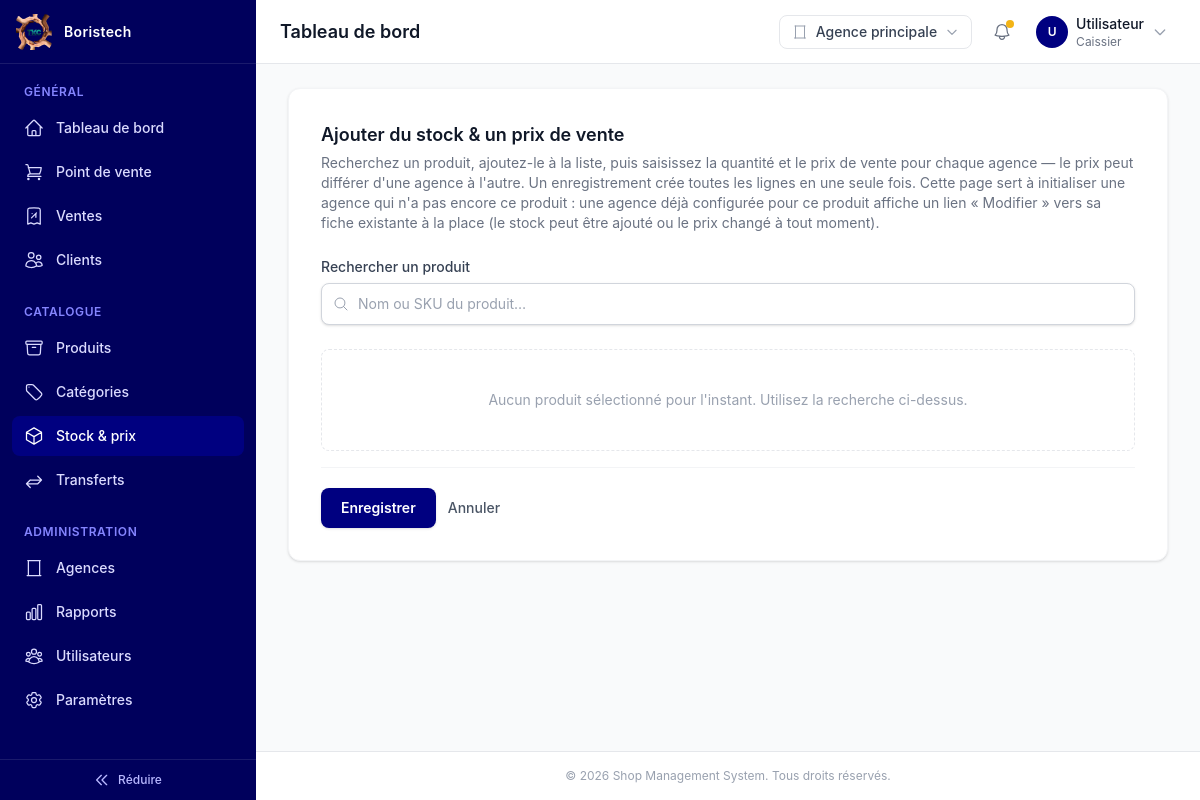
/products/stock/ajouter/ (signed in), run on the app's committed database.
### general/models.py (models this page shows, shortened)
class BaseModel(models.Model):
    id = models.UUIDField(
        primary_key=True,
        default=uuid.uuid4,
        editable=False,
        help_text="Identifiant unique (UUID) de l'enregistrement.",
    )
    created_at = models.DateTimeField(
        auto_now_add=True,
        db_index=True,
        help_text="Date et heure de création de l'enregistrement.",
    )
    updated_at = models.DateTimeField(
        auto_now=True,
        help_text="Date et heure de la dernière modification.",
    )
    class Meta:
        abstract = True
        ordering = ["-created_at"]

class ParametresEntreprise(BaseModel):
    SINGLETON_ID = uuid.UUID(int=1)
    nom = models.CharField(
        max_length=150,
        help_text="Raison sociale affichée sur les reçus et l'en-tête de l'application.",
    )
    logo = models.ImageField(
        upload_to="entreprise/",
        blank=True,
        null=True,
        help_text="Logo affiché sur les reçus et l'en-tête de l'application.",
    )
    slogan = models.CharField(
        max_length=255,
        blank=True,
        help_text="Slogan de l'entreprise.",
    )
    adresse = models.CharField(
        max_length=255,
        blank=True,
        help_text="Adresse du siège social.",
    )
    telephone = models.CharField(
        max_length=30,
        blank=True,
        help_text="Téléphone de contact principal.",
    )
    email = models.EmailField(
        blank=True,
        help_text="Email de contact principal.",
    )
    site_web = models.URLField(
        blank=True,
        help_text="Site web de l'entreprise.",
    )
    tax_id = models.CharField(
        max_length=50,
        blank=True,
        help_text="Numéro fiscal / identifiant contribuable, affiché sur les reçus.",
    )
    devise = models.CharField(
        max_length=10,
        default="FCFA",
        help_text="Symbole monétaire utilisé dans toute l'application.",
    )
    note_pied_page = models.TextField(
        blank=True,
        help_text="Note affichée en bas des reçus (conditions, remerciements...).",
    )
    class Meta(BaseModel.Meta):
        verbose_name = "Paramètres de l'entreprise"
        verbose_name_plural = "Paramètres de l'entreprise"
    @classmethod
    def load(cls) -> "ParametresEntreprise":
        obj: Optional["ParametresEntreprise"] = cache.get("parametres_entreprise")
        if obj is None:
            obj, _created = cls.objects.get_or_create(
                pk=cls.SINGLETON_ID, defaults={"nom": "Ma Boutique"}
            )
            cache.set("parametres_entreprise", obj, None)
        return obj

### products/views/stock_views.py (the view, shortened to what this page needs)
# urls.py: path("stock/ajouter/", StockPriceCreateView.as_view(), name="stock_create"),
class StockPriceCreateView(LoginRequiredMixin, StockAccessMixin, TemplateView):
    template_name = "dashboard/pages/admin/products/stock/stock_form.html"
    def get_context_data(self, **kwargs: Any) -> Dict[str, Any]:
        context = super().get_context_data(**kwargs)
        agences = list(get_agences_autorisees(self.request.user))
        context["agences"] = agences
        context["agences_json"] = json.dumps([{"id": str(a.pk), "nom": a.nom} for a in agences])
        return context

### general/context_processors.py (called while the page is built)
def parametres_entreprise(request: HttpRequest) -> Dict[str, Any]:
    return {"parametres": ParametresEntreprise.load()}

### general/templatetags/nav_tags.py (called while the page is built)
@register.simple_tag(takes_context=True)
def dashboard_url(context: Dict[str, Any]) -> str:
    request = context["request"]
    if not request.user.is_authenticated:
        return ""
    return resolve_dashboard_url(request.user)

@register.simple_tag(takes_context=True)
def nav_active(context: Dict[str, Any], *view_names: str) -> str:
    request = context["request"]
    match = getattr(request, "resolver_match", None)
    current_view_name = getattr(match, "view_name", None) if match else None
    return ACTIVE_CLASSES if current_view_name in view_names else INACTIVE_CLASSES

### general/utils.py (called while the page is built)
def resolve_dashboard_url(user: Any) -> str:
    from django.urls import reverse  # import local : évite un cycle au chargement des apps
    if not getattr(user, "is_admin", False):
        agence = getattr(user, "agence", None)
        if agence is not None:
            return reverse("general:agence_dashboard", kwargs={"agence_slug": agence.slug})
    return reverse("general:dashboard")

### products/views/stock_views.py (called while the page is built)
def get_agences_autorisees(user) -> QuerySet[Agence]:
    if getattr(user, "is_admin", False):
        return Agence.objects.filter(actif=True).order_by("nom")
    if getattr(user, "is_responsable_agence", False) and user.agence_id:
        return Agence.objects.filter(pk=user.agence_id, actif=True)
    return Agence.objects.none()

    def test_func(self) -> bool:
        user = self.request.user
        return getattr(user, "is_admin", False) or getattr(user, "is_responsable_agence", False)

### users/models.py (called while the page is built)
    @property
    def is_admin(self) -> bool:
        return self.role == Role.ADMIN

    @property
    def is_responsable_agence(self) -> bool:
        return self.role == Role.RESPONSABLE_AGENCE

### templates/dashboard/pages/admin/products/stock/stock_form.html (shortened to what this page needs)
{% extends "dashboard/base.html" %}
{% block content %}
<div class="mx-auto max-w-4xl space-y-6">
  <div class="rounded-xl border border-gray-100 bg-white p-6 shadow-sm sm:p-8">
    <div class="mb-6">
      <h2 class="text-lg font-semibold text-gray-900">Ajouter du stock &amp; un prix de vente</h2>
      <p class="mt-1 text-sm text-gray-500">
        Recherchez un produit, ajoutez-le à la liste, puis saisissez la quantité et le prix de vente
        pour chaque agence — le prix peut différer d'une agence à l'autre. Un enregistrement crée
        toutes les lignes en une seule fois. Cette page sert à initialiser une agence qui n'a pas
        encore ce produit : une agence déjà configurée pour ce produit affiche un lien « Modifier »
        vers sa fiche existante à la place (le stock peut être ajouté ou le prix changé à tout moment).
      </p>
    </div>
    {% if not agences %}
      <div class="rounded-lg border border-amber-200 bg-amber-50 px-4 py-3 text-sm text-amber-800">
        Aucune agence disponible pour votre compte. Contactez un administrateur si vous pensez que
        c'est une erreur.
      </div>
    {% else %}
      <div class="relative">
        <label for="stock-search-input" class="mb-1.5 block text-sm font-medium text-gray-700">Rechercher un produit</label>
        <div class="relative">
          <span class="pointer-events-none absolute inset-y-0 left-0 flex items-center pl-3 text-gray-400">
          </span>
          <input type="text" id="stock-search-input" autocomplete="off" placeholder="Nom ou SKU du produit…"
            class="block w-full rounded-lg border border-gray-300 bg-white py-2.5 pl-9 pr-3 text-sm text-gray-900 placeholder-gray-400 shadow-sm focus:border-primary-600 focus:outline-none focus:ring-2 focus:ring-primary-600/30">
        </div>
      </div>
      <form method="post" id="stock-form" class="mt-6 space-y-4">
        <div id="stock-empty-state" class="rounded-lg border border-dashed border-gray-200 px-4 py-10 text-center text-sm text-gray-400">
          Aucun produit sélectionné pour l'instant. Utilisez la recherche ci-dessus.
        </div>
        <div class="flex items-center gap-3 border-t border-gray-100 pt-5">
          <button type="submit" class="flex items-center justify-center rounded-lg bg-primary-800 px-5 py-2.5 text-sm font-semibold text-white shadow-sm transition hover:bg-primary-900 focus:outline-none focus:ring-2 focus:ring-secondary-500 focus:ring-offset-2">
            Enregistrer
          </button>
          <a href="{% url 'products:stock_list' %}" class="text-sm font-medium text-gray-600 hover:text-gray-900">Annuler</a>
        </div>
      </form>
    {% endif %}
  </div>
</div>
{% endblock %}

### templates/dashboard/include/_sidebar.html (shortened to what this page needs)
{% load static %}
{% load nav_tags %}
<aside id="sidebar"
      class="fixed inset-y-0 left-0 z-40 flex w-72 flex-col bg-primary-900 text-white transition-transform duration-300 ease-in-out lg:sticky lg:top-0 lg:h-screen lg:w-[var(--sidebar-w)] lg:shrink-0 lg:transition-[width]">
      <div class="flex h-16 shrink-0 items-center gap-3 border-b border-white/10 px-4">
        {% if parametres.logo %}
          <img src="{{ parametres.logo.url }}" alt="{{ parametres.nom }}" class="h-9 w-9 shrink-0 rounded-lg object-cover">
        {% else %}
          <div class="flex h-9 w-9 shrink-0 items-center justify-center rounded-lg bg-secondary-500 text-sm font-bold text-primary-900">
            {{ parametres.nom|slice:":2"|upper }}
          </div>
        {% endif %}
        <span class="brand-label truncate text-sm font-semibold tracking-wide">{{ parametres.nom }}</span>
      </div>
      <nav class="flex-1 space-y-6 overflow-y-auto px-3 py-5">
        <div>
          <p class="nav-group-label px-3 pb-2 text-xs font-semibold uppercase tracking-wider text-primary-300">Général</p>
          <ul class="space-y-1">
            <li>
              <a href="{% dashboard_url %}" title="Tableau de bord"
                 class="nav-link flex items-center gap-3 rounded-lg px-3 py-2.5 text-sm font-medium {% nav_active 'general:dashboard' 'general:agence_dashboard' %}">
                <span class="nav-label">Tableau de bord</span>
              </a>
            </li>
            <li>
              <a href="#" title="Point de vente"
                 class="nav-link flex items-center gap-3 rounded-lg px-3 py-2.5 text-sm font-medium text-primary-100 hover:bg-primary-800 hover:text-white">
                <span class="nav-label">Point de vente</span>
              </a>
            </li>
            <li>
              <a href="#" title="Ventes"
                 class="nav-link flex items-center gap-3 rounded-lg px-3 py-2.5 text-sm font-medium text-primary-100 hover:bg-primary-800 hover:text-white">
                <span class="nav-label">Ventes</span>
              </a>
            </li>
            <li>
              <a href="#" title="Clients"
                 class="nav-link flex items-center gap-3 rounded-lg px-3 py-2.5 text-sm font-medium text-primary-100 hover:bg-primary-800 hover:text-white">
                <span class="nav-label">Clients</span>
              </a>
            </li>
          </ul>
        </div>
        {% if request.user.is_responsable_agence or request.user.is_admin %}
        <div>
          <p class="nav-group-label px-3 pb-2 text-xs font-semibold uppercase tracking-wider text-primary-300">Catalogue</p>
          <ul class="space-y-1">
            <li>
              <a href="{% url 'products:produit_list' %}" title="Produits"
                 class="nav-link flex items-center gap-3 rounded-lg px-3 py-2.5 text-sm font-medium {% nav_active 'products:produit_list' 'products:produit_create' 'products:produit_update' 'products:produit_import' %}">
                <span class="nav-label">Produits</span>
              </a>
            </li>
            <li>
              <a href="{% url 'products:categorie_list' %}" title="Catégories"
                 class="nav-link flex items-center gap-3 rounded-lg px-3 py-2.5 text-sm font-medium {% nav_active 'products:categorie_list' 'products:categorie_create' 'products:categorie_update' 'products:categorie_import' %}">
                <span class="nav-label">Catégories</span>
              </a>
            </li>
            <li>
              <a href="{% url 'products:stock_list' %}" title="Stock &amp; prix par agence"
                 class="nav-link flex items-center gap-3 rounded-lg px-3 py-2.5 text-sm font-medium {% nav_active 'products:stock_list' 'products:stock_create' %}">
                <svg class="h-5 w-5 shrink-0" fill="none" viewBox="0 0 24 24" stroke="currentColor" stroke-width="1.5"><path stroke-linecap="round" stroke-linejoin="round" d="M21 7.5l-9-5.25L3 7.5m18 0l-9 5.25m9-5.25v9l-9 5.25M3 7.5l9 5.25M3 7.5v9l9 5.25m0-9v9" /></svg>
                <span class="nav-label">Stock &amp; prix</span>
              </a>
            </li>
            <li>
              <a href="#" title="Transferts de stock"
                 class="nav-link flex items-center gap-3 rounded-lg px-3 py-2.5 text-sm font-medium text-primary-100 hover:bg-primary-800 hover:text-white">
                <svg class="h-5 w-5 shrink-0" fill="none" viewBox="0 0 24 24" stroke="currentColor" stroke-width="1.5"><path stroke-linecap="round" stroke-linejoin="round" d="M7.5 21L3 16.5m0 0L7.5 12M3 16.5h13.5m0-9L21 12m0 0l-4.5 4.5M21 12H7.5" /></svg>
                <span class="nav-label">Transferts</span>
              </a>
            </li>
          </ul>
        </div>
        {% endif %}
        {% if request.user.is_admin %}
        <div>
          <p class="nav-group-label px-3 pb-2 text-xs font-semibold uppercase tracking-wider text-primary-300">Administration</p>
          <ul class="space-y-1">
            <li>
              <a href="{% url 'general:agence_list' %}" title="Agences"
                 class="nav-link flex items-center gap-3 rounded-lg px-3 py-2.5 text-sm font-medium {% nav_active 'general:agence_list' 'general:agence_create' 'general:agence_update' %}">
                <svg class="h-5 w-5 shrink-0" fill="none" viewBox="0 0 24 24" stroke="currentColor" stroke-width="1.5"><path stroke-linecap="round" stroke-linejoin="round" d="M3.75 21h16.5M4.5 3h15M5.25 3v18m13.5-18v18" /></svg>
                <span class="nav-label">Agences</span>
              </a>
            </li>
            <li>
              <a href="#" title="Rapports &amp; comparaison"
                 class="nav-link flex items-center gap-3 rounded-lg px-3 py-2.5 text-sm font-medium text-primary-100 hover:bg-primary-800 hover:text-white">
                <span class="nav-label">Rapports</span>
              </a>
            </li>
            <li>
              <a href="#" title="Utilisateurs"
                 class="nav-link flex items-center gap-3 rounded-lg px-3 py-2.5 text-sm font-medium text-primary-100 hover:bg-primary-800 hover:text-white">
                <span class="nav-label">Utilisateurs</span>
              </a>
            </li>
            <li>
              <a href="{% url 'general:parametres' %}" title="Paramètres"
                 class="nav-link flex items-center gap-3 rounded-lg px-3 py-2.5 text-sm font-medium {% nav_active 'general:parametres' %}">
                <span class="nav-label">Paramètres</span>
              </a>
            </li>
          </ul>
        </div>
        {% endif %}
      </nav>
      <button id="collapseToggle" type="button"
        class="hidden lg:flex items-center justify-center gap-2 border-t border-white/10 px-3 py-3 text-xs font-medium text-primary-200 hover:bg-primary-800 hover:text-white">
        <svg id="collapseIcon" class="h-4 w-4 shrink-0 transition-transform duration-300" fill="none" viewBox="0 0 24 24" stroke="currentColor" stroke-width="2"><path stroke-linecap="round" stroke-linejoin="round" d="M11 19l-7-7 7-7m8 14l-7-7 7-7" /></svg>
        <span class="nav-label">Réduire</span>
      </button>
    </aside>

### templates/dashboard/include/_mata.html (style rules this page uses)
:root { --sidebar-w: 16rem; }
#sidebar { transform: translateX(-100%); }
@media (min-width: 1024px) { #sidebar { transform: translateX(0) !important; } }

### data on the page
ParametresEntreprise: logo (picture), nom "Boristech"
